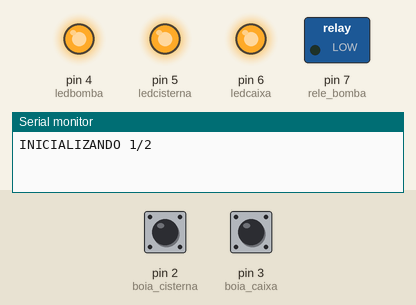
Simulated run of this sketch. Board: Arduino Uno, built with avr-gcc and run on an emulated ATmega328P. On the bench: switched loads named in the sketch (green lamp = pin HIGH), output pins drawn as LEDs (lit = HIGH), the last lines printed to the serial monitor. Inputs (shaded band) come from the test bench; at power-on: pin 2 (boia_cisterna) HIGH, pin 3 (boia_caixa) HIGH.

Above: at 0.1 s.
At 2.1 s:
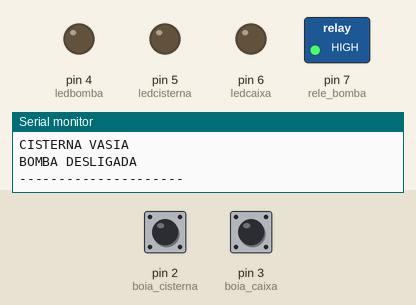
Timing chart, 0 to 3.6 s (numbered marks = the images above):
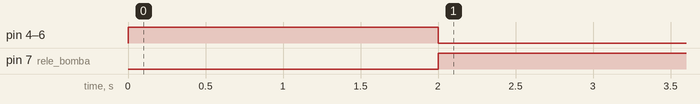

Measured:
- by itself, pin 7 (rele_bomba): LOW → HIGH at 2.0 s

The sketch:

Codigo_bomba_d__gua.ino
```cpp
#define boia_caixa 3
#define boia_cisterna 2
#define rele_bomba 7

#define ledcaixa   6
#define ledbomba  4
#define ledcisterna 5

#define tempoocioso 30000   //1800000
int estadocaixa;
int estadocisterna;

void setup() {
  Serial.begin(9600);
  pinMode(boia_caixa,INPUT_PULLUP);
  pinMode(boia_cisterna,INPUT_PULLUP);

  pinMode(rele_bomba,OUTPUT);

  pinMode(ledcaixa,OUTPUT);
  pinMode(ledbomba,OUTPUT);
  pinMode(ledcisterna,OUTPUT);

  Serial.println("INICIALIZANDO 1/2");
  digitalWrite(ledcaixa,HIGH);
  digitalWrite(ledcisterna,HIGH);
  digitalWrite(ledbomba,HIGH);
  delay(2000);
  digitalWrite(ledcaixa,LOW);
  digitalWrite(ledcisterna,LOW);
  digitalWrite(ledbomba,LOW);
  Serial.println("INICIALIZANDO 2/2");

}

void loop() {
  estadocaixa = !digitalRead(boia_caixa);
  estadocisterna = !digitalRead(boia_cisterna);

  Serial.println(estadocaixa);
  Serial.println(estadocaixa);

  if(estadocaixa == 0 and estadocisterna == 1){
    Serial.println("---------------------");
    digitalWrite(rele_bomba,LOW);//invertido
    Serial.println("CAIXA VASIA");   digitalWrite(ledcaixa,LOW);
    Serial.println("CISTERNA CHEIA");digitalWrite(ledcisterna,HIGH);
    Serial.println("BOMBA LIGADA");  digitalWrite(ledbomba,HIGH);
    Serial.println("---------------------");
    delay(4000);
    }
  if(estadocaixa == 1 and estadocisterna == 1){
    Serial.println("---------------------");
    digitalWrite(rele_bomba,HIGH);//invertido
    Serial.println("CAIXA CHEIA");    digitalWrite(ledcaixa,HIGH);
    Serial.println("CISTERNA CHEIA"); digitalWrite(ledcisterna,HIGH);
    Serial.println("BOMBA DESLIGADA");digitalWrite(ledbomba,LOW);
    Serial.println("---------------------");
    }
  if(estadocaixa == 1 and estadocisterna == 0){
    Serial.println("---------------------");
    digitalWrite(rele_bomba,HIGH);//invertido
    Serial.println("CAIXA CHEIA");    digitalWrite(ledcaixa,HIGH);
    Serial.println("CISTERNA VASIA"); digitalWrite(ledcisterna,LOW);
    Serial.println("BOMBA DESLIGADA");digitalWrite(ledbomba,LOW);
    Serial.println("---------------------");
    }
  if(estadocaixa == 0 and estadocisterna == 0){
    Serial.println("---------------------");
    digitalWrite(rele_bomba,HIGH );//invertido
    Serial.println("CAIXA VASIA");    digitalWrite(ledcaixa,LOW);
    Serial.println("CISTERNA VASIA"); digitalWrite(ledcisterna,LOW);
    Serial.println("BOMBA DESLIGADA");digitalWrite(ledbomba,LOW);
    Serial.println("---------------------");

    }
  delay(tempoocioso);
}
```
